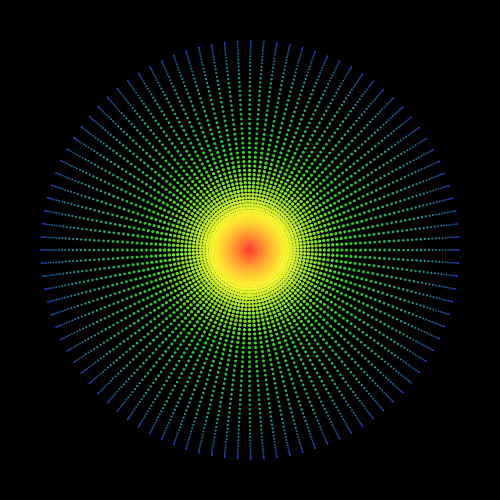
Frame 1 (no input)
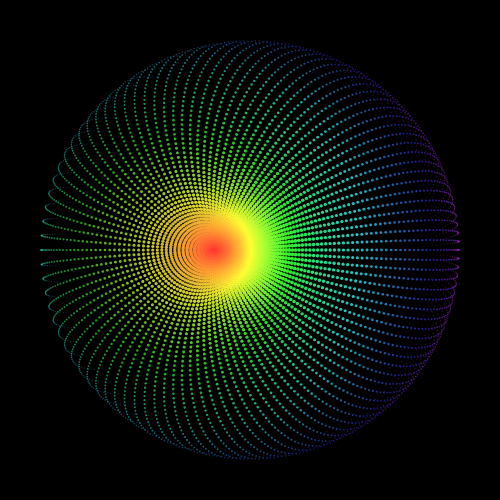
Frame 60 (no input)
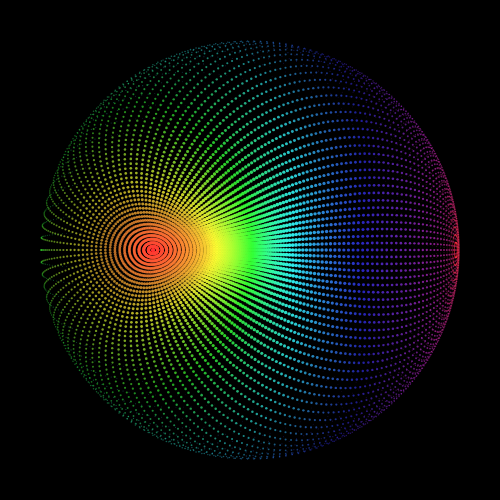
Frame 120 (the mouse pressed at the canvas centre since frame 60)

The p5.js sketch that drew these frames (run headless with seeded random() and noise() and a simulated clock; from frame 60 on, the mouse is pressed at the canvas centre):

// p5.js sketch
// ── sketch.js
function setup() {
  createCanvas(500, 500);
  noStroke();
  colorMode(HSB, 360, 100, 100, 255); 
}

function draw() {
  background(0);
  translate(width / 2, height / 2);

  let radius = 200;
  let rows = 100;
  let cols = 100;
  let rot = millis() * 0.0005;

  for (let i = 0; i < rows; i++) {
    let theta = map(i, 0, rows, 0, PI); 

    for (let j = 0; j < cols; j++) {
      let phi = map(j, 0, cols, 0, TWO_PI); 

      let x3D = radius * sin(theta) * cos(phi);
      let y3D = radius * sin(theta) * sin(phi);
      let z3D = radius * cos(theta);

      let xRot = x3D * cos(rot) - z3D * sin(rot);
      let zRot = x3D * sin(rot) + z3D * cos(rot);

      let perspective = map(zRot, -radius, radius, 1.5, 0.3);
      let x2D = xRot * perspective;
      let y2D = y3D * perspective;

      let dotSize = map(zRot, -radius, radius, 0.5, 4);
      let alpha = map(zRot, -radius, radius, 30, 255);

      let hue = map(theta, 0, PI, 0, 360);
      fill(hue, 80, 100, alpha);
      ellipse(x2D, y2D, dotSize);
    }
  }
}
